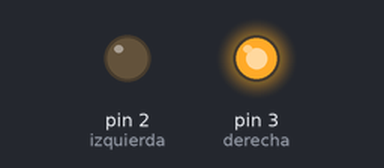
A sketch run on a simulated Arduino Uno, built with avr-gcc and run on an emulated ATmega328P. Shown: output pins drawn as LEDs (lit = HIGH).

Above: at 2.5 s.
At 7.5 s:
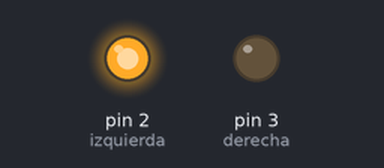
Timing chart, 0 to 13.0 s (numbered marks = the images above):
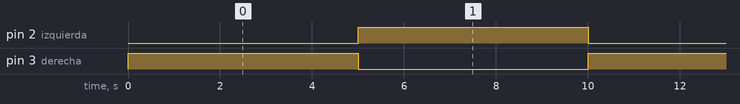

Measured:
- by itself, pin 2 (izquierda), pin 3 (derecha): alternates HIGH for 5.0 s and LOW for 5.0 s

The sketch:

Puente_H.ino
```cpp
int derecha=3;
int izquierda=2;

void setup() {
  pinMode(2,1);
  pinMode(3,1);
}

void loop() {
  digitalWrite(derecha,1);
  digitalWrite(izquierda,0);
  delay(5000);

  digitalWrite(derecha,0);
  digitalWrite(izquierda,1);
  delay(5000);

}
```
